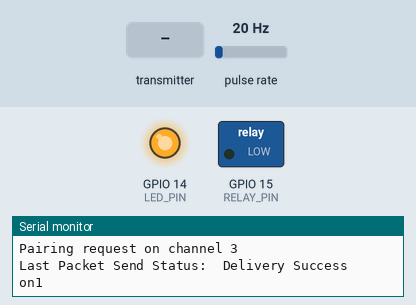
This sketch was run on a simulated ESP32. Shown: switched loads named in the sketch (green lamp = pin HIGH), output pins drawn as LEDs (lit = HIGH), the last lines printed to the serial monitor. Wiring (inferred from the names in the program): pulse sensor: data GPIO 13. Inputs (shaded band) come from the test bench; at power-on: pulse rate 20 Hz.

Above: at 1.2 s.
1.3 s: the transmitter starts sending jumlahair = 0
At 1.7 s:
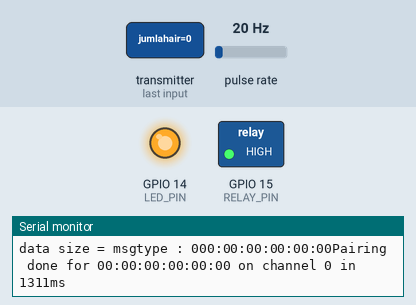
Timing chart, 0 to 4.3 s (numbered marks = the images above; inputs shaded):
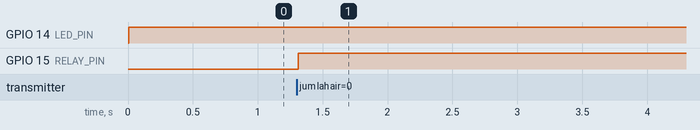

The sketch:

ESP-SlaveOutput.ino
```cpp
//Library yang diperlukan
#include <esp_now.h>
#include <WiFi.h>
#include <esp_wifi.h>
#include <Arduino.h>

//Pin yang terkoneksi
#define RELAY_PIN  15
#define LED_PIN 14
#define sensorPin 13

#define BOARD_ID 1
#define MAX_CHANNEL 11

//Deklarasi untuk Waterflow sensor
volatile long pulse;
unsigned long lastTime;
float volume;
int state = 0;

uint8_t broadcastAddress[] = {0xC0, 0x49, 0xEF, 0x6A, 0x1F, 0x38};

// Struct data yang diterima dari ESP-Master
typedef struct struct_manual {
    const char* msgType;
    int jumlahair;
} struct_manual;

typedef struct struct_pairing {
    uint8_t msgType;
    uint8_t id;
    uint8_t macAddr[6];
    uint8_t channel;
} struct_pairing;

// Membuat struct dengan nama myData dan pairing data
struct_manual myData;
struct_pairing pairingData;

enum PairingStatus {NOT_PAIRED, PAIR_REQUEST, PAIR_REQUESTED, PAIR_PAIRED,};
PairingStatus pairingStatus = NOT_PAIRED;

enum MessageType {PAIRING, DATA,};
MessageType messageType;

#ifdef SAVE_CHANNEL
  int lastChannel;
#endif
int channel = 1;

unsigned long currentMillis = millis();
unsigned long previousMillis = 0;
const long interval = 3000;
unsigned long start;
unsigned int readingId = 0;

// Fungsi ketika menerima data
void OnDataRecv(const uint8_t * mac_addr,const uint8_t *incomingData, int len) {
  Serial.print("Packet received from: ");
  printMAC(mac_addr);
  Serial.println();
  Serial.print("data size = ");
  uint8_t type = incomingData[0];
  Serial.print("msgtype : ");
  Serial.print(type);
  switch (type) {
  case DATA :      //Menerima data dari esp-master
    char macStr[18];
    Serial.print("Packet received from: ");
    snprintf(macStr, sizeof(macStr), "%02x:%02x:%02x:%02x:%02x:%02x",
    mac_addr[0], mac_addr[1], mac_addr[2], mac_addr[3], mac_addr[4], mac_addr[5]);
    Serial.println(macStr);
    memcpy(&myData, incomingData, sizeof(myData));
    Serial.printf("Jumlah air : %d \n", myData.jumlahair);
    Serial.println();
    break;

  case PAIRING:    //menerima hasil pairing dari esp master
    memcpy(&pairingData, incomingData, sizeof(pairingData));
    if (pairingData.id == 0) {
      printMAC(mac_addr);
      Serial.print("Pairing done for ");
      printMAC(pairingData.macAddr);
      Serial.print(" on channel " );
      Serial.print(pairingData.channel);
      Serial.print(" in ");
      Serial.print(millis()-start);
      Serial.println("ms");
      addPeer(pairingData.macAddr, pairingData.channel);
      #ifdef SAVE_CHANNEL
        lastChannel = pairingData.channel;
        EEPROM.write(0, pairingData.channel);
        EEPROM.commit();
      #endif
      pairingStatus = PAIR_PAIRED;
    }
    break;
  }

}

void OnDataSent(const uint8_t *mac_addr, esp_now_send_status_t status) {
  Serial.print("\r\nLast Packet Send Status:\t");
  Serial.println(status == ESP_NOW_SEND_SUCCESS ? "Delivery Success" : "Delivery Fail");
  if(status == ESP_NOW_SEND_FAIL){
     digitalWrite(LED_PIN, HIGH);
     Serial.println("on");
     delay(250);
     digitalWrite(LED_PIN, LOW);
     Serial.println("off");
  }else if(status == ESP_NOW_SEND_SUCCESS){
      digitalWrite(LED_PIN, HIGH);
      Serial.println("on1");
  }
}

void printMAC(const uint8_t * mac_addr){
  char macStr[18];
  snprintf(macStr, sizeof(macStr), "%02x:%02x:%02x:%02x:%02x:%02x",
           mac_addr[0], mac_addr[1], mac_addr[2], mac_addr[3], mac_addr[4], mac_addr[5]);
  Serial.print(macStr);
}

void addPeer(const uint8_t * mac_addr, uint8_t chan){
  esp_now_peer_info_t peer;
  ESP_ERROR_CHECK(esp_wifi_start());
  ESP_ERROR_CHECK(esp_wifi_set_promiscuous(true));
  ESP_ERROR_CHECK(esp_wifi_set_channel(chan ,WIFI_SECOND_CHAN_NONE));
  esp_now_del_peer(mac_addr);
  memset(&peer, 0, sizeof(esp_now_peer_info_t));
  peer.channel = chan;
  peer.encrypt = false;
  memcpy(peer.peer_addr, mac_addr, sizeof(uint8_t[6]));
  if (esp_now_add_peer(&peer) != ESP_OK){
    Serial.println("Failed to add peer");
    return;
  }
  memcpy(broadcastAddress, mac_addr, sizeof(uint8_t[6]));
}

PairingStatus autoPairing(){
  switch(pairingStatus) {
    case PAIR_REQUEST:{
    Serial.print("Pairing request on channel "  );
    Serial.println(channel);

    //Mengatur WiFi Channel
    ESP_ERROR_CHECK(esp_wifi_set_channel(channel,  WIFI_SECOND_CHAN_NONE));
    if (esp_now_init() != ESP_OK) {
      Serial.println("Error initializing ESP-NOW");
    }

    esp_now_register_send_cb(OnDataSent);
    esp_now_register_recv_cb(OnDataRecv);

    //Mengirim pesan pairing ke server
    pairingData.msgType = PAIRING;
    pairingData.id = BOARD_ID;
    pairingData.channel = channel;

    addPeer(broadcastAddress, channel);
    esp_now_send(broadcastAddress, (uint8_t *) &pairingData, sizeof(pairingData));
    previousMillis = millis();
    pairingStatus = PAIR_REQUESTED;
    break;}

    case PAIR_REQUESTED:{
    //looping 1-11 untuk channel
    currentMillis = millis();
    if(currentMillis - previousMillis > 500) {
      previousMillis = currentMillis;
      channel ++;
      if (channel > MAX_CHANNEL){
         channel = 1;
      }
      pairingStatus = PAIR_REQUEST;
    }
    break;}

    case PAIR_PAIRED:{
    break;}
  }
  return pairingStatus;
}

void setup() {
  Serial.begin(115200);
  pinMode(sensorPin, INPUT);
  pinMode(RELAY_PIN, OUTPUT);
  pinMode(LED_PIN, OUTPUT);
  attachInterrupt(digitalPinToInterrupt(sensorPin), increase, RISING);
  WiFi.mode(WIFI_STA);   //Atur sebagai wifi station
  WiFi.disconnect();
  // Mengatur ke channel sesuai ESP-NOW
   #ifdef SAVE_CHANNEL
    EEPROM.begin(10);
    lastChannel = EEPROM.read(0);
    Serial.println(lastChannel);
    if (lastChannel >= 1 && lastChannel <= MAX_CHANNEL) {
      channel = lastChannel;
    }
    Serial.print("Wifi Channel: ");
    Serial.println(channel);
  #endif
  pairingStatus = PAIR_REQUEST;
  bool status;
  Serial.println(WiFi.macAddress());
}

void loop() {
  //Tutup valve
  while (autoPairing() == PAIR_PAIRED) {
  digitalWrite(RELAY_PIN, HIGH);
  digitalWrite(LED_PIN, HIGH);
  if(myData.jumlahair != 0){
    //Buka valve jika data air tidak sama dengan 0
    Serial.print("Perintah diterima : ");
    Serial.print(myData.jumlahair);
    Serial.println(" ml");
    volume = 2.663 * pulse; //fungsi menghitung volume
    Serial.println("on2");
  if (millis() - lastTime > 20000) {
    pulse = 0;
    lastTime = millis();
  }
  while(volume <= myData.jumlahair){
    //looping agar valve tetap terbuka
    state = 1;
    int volume1 = 2.663 * pulse;
    if(volume1 < myData.jumlahair){
      digitalWrite(LED_PIN, HIGH);
      Serial.println("on3");
      delay(300);
      digitalWrite(LED_PIN, LOW);
      Serial.println("off1");
    }
    digitalWrite(RELAY_PIN, LOW);
    Serial.print("Status : ");
    Serial.println(state);
    Serial.print(volume1);
    Serial.println("ml");
    if(volume1 > myData.jumlahair || volume1 < 0){
      //Tutup valve
       digitalWrite(RELAY_PIN, HIGH);
       myData.jumlahair = 0;
       break;
       }
       delay(500);
  }
  }
  digitalWrite(RELAY_PIN, HIGH);
  delay(500);
}}

//Menyimpan pulse waterflow sementara
ICACHE_RAM_ATTR void increase() {
  pulse++;
}
```

Measured:
- after the input at 1.3 s, GPIO 15 (RELAY_PIN): LOW → HIGH at once
